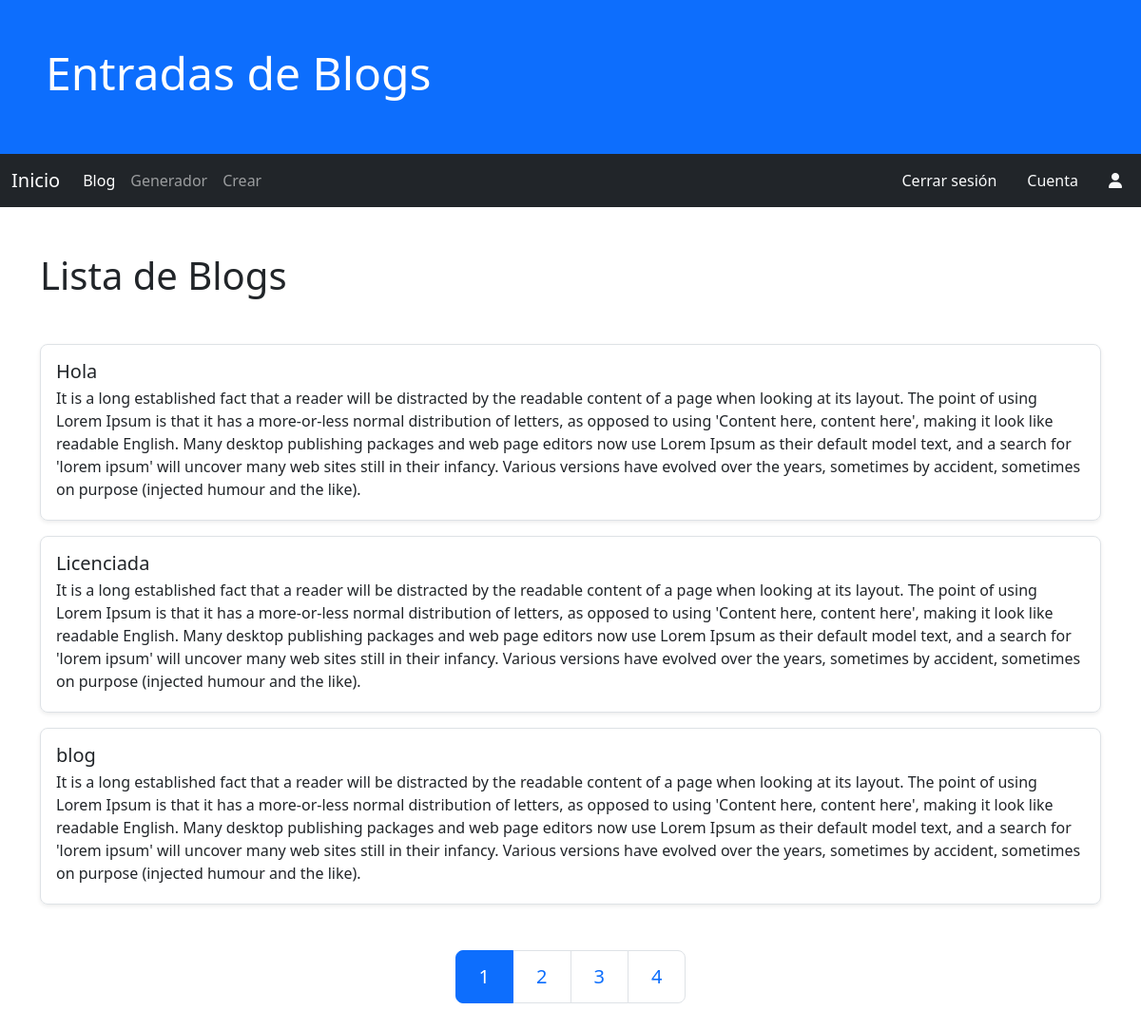
The page /blog/ on the database as committed earlier.
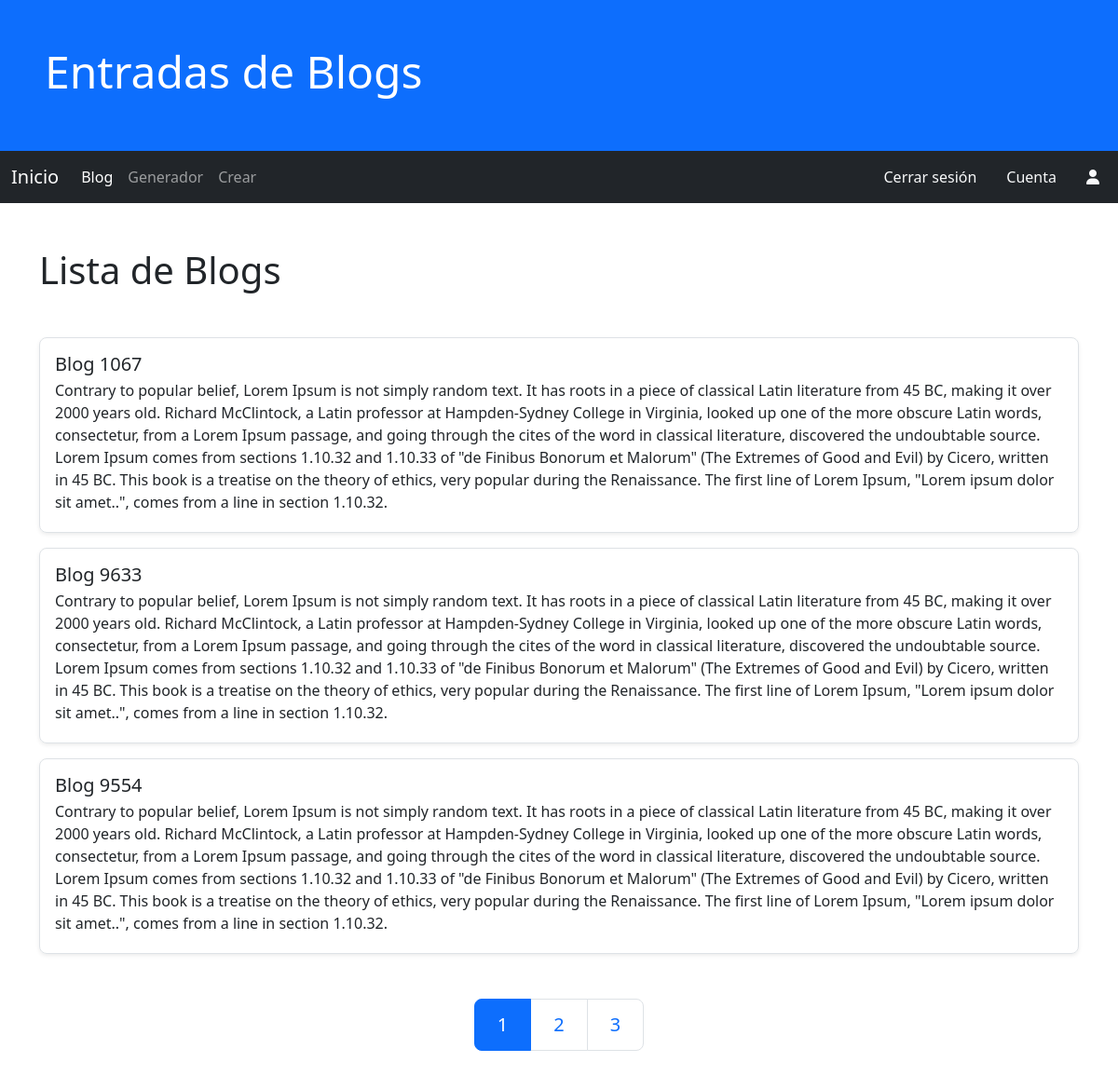
The same page on the database as committed later.
### blog/models.py (models this page shows, shortened)
class EntradaBlog(models.Model):
    titulo =models.CharField(max_length=32, null=False, verbose_name="titulo")
    contenido = models.TextField(verbose_name='Contenido')
    fecha_creacion = models.DateTimeField(auto_now_add=True, verbose_name="fecha creacion")
    fecha_actualizacion = models.DateTimeField(auto_now=True, verbose_name="fecha actualizacion")
    class Meta:
        verbose_name = "Entrada de blog"
        verbose_name_plural = "Entradas de blog"
        ordering = ['fecha_creacion']

### blog/views.py (the view)
# urls.py: path('', BlogHome.as_view(), name='home'),
class BlogHome(ListView):
    model = EntradaBlog
    template_name = 'blog/home.html'
    paginate_by = 3

### blog/templates/blog/home.html (shortened to what this page needs)
{% extends 'blog/base.html' %}
{% block contenido %}
<div class="container my-5">
    <h1 class="display-6">Lista de Blogs</h1>
</div>
<div class="container my-5 d-flex flex-column justify-content-end gap-3">
    {% for entradablog in entradablog_list %}
            <div class="p-3 border rounded-3 shadow-sm">
            <div>
                <a href="{% url 'blog:detalle' entradablog.id %}" class="list-group-item list-group-item-action">
                    <div class="d-flex w-100 justify-content-between">
                        <h5 class="mb-1">{{entradablog.titulo}}</h5>
                    </div>
                    <p class="mb-1">{{entradablog.contenido}}</p>
                </a>
            </div>
        </div>
    {% endfor %}
</div>
<div class="container my-5">
    <ul class="pagination pagination-lg justify-content-center my-5">
        <li class="page-item {% if not page_obj.has_previous %}active{% endif %}">
            <a class="page-link" href="?{{param_get}}&page=1">1</a>
        </li>
        {% if page_obj.paginator.num_pages >= 3 %}
        <li class="page-item">
            {% if page_obj.number <= 3 or page_obj.paginator.num_pages < 5 %}
                <a class="page-link {% if page_obj.number == 2 %}active{% endif %}" href="?{{param_get}}&page=2">2</a>
            {% elif page_obj.number >= page_obj.paginator.num_pages|add:-2 %}
                {% with pag_num=page_obj.paginator.num_pages|add:-3 %}
                <a class="page-link {% if page_obj.number == pag_num %}active{% endif %}" href="?{{param_get}}&page={{pag_num}}">{{pag_num}}</a>
                {% endwith %}
            {% else %}
                {% with pag_num=page_obj.previous_page_number %}
                <a class="page-link {% if page_obj.number == pag_num %}active{% endif %}" href="?{{param_get}}&page={{pag_num}}">{{pag_num}}</a>
                {% endwith %}
            {% endif %}
        </li>
        {% endif %}
        {% if page_obj.paginator.num_pages >= 4 %}
        <li class="page-item">
            {% if page_obj.number <= 3 or page_obj.paginator.num_pages < 5 %}
                <a class="page-link {% if page_obj.number == 3 %}active{% endif %}" href="?{{param_get}}&page=3">3</a>
            {% elif page_obj.number >= page_obj.paginator.num_pages|add:-2 %}
                {% with pag_num=page_obj.paginator.num_pages|add:-2 %}
                <a class="page-link {% if page_obj.number == pag_num %}active{% endif %}" href="?{{param_get}}&page={{pag_num}}">{{pag_num}}</a>
                {% endwith %}
            {% else %}
                {% with pag_num=page_obj.number %}
                <a class="page-link {% if page_obj.number == pag_num %}active{% endif %}" href="?{{param_get}}&page={{pag_num}}">{{pag_num}}</a>
                {% endwith %}
            {% endif %}
        </li>
        {% endif %}
        {% if page_obj.paginator.num_pages >= 2 %}
        <li class="page-item {% if not page_obj.has_next %}active{% endif %}">
            <a class="page-link" href="?{{param_get}}&page={{page_obj.paginator.num_pages}}">{{page_obj.paginator.num_pages}}</a>
        </li>
        {% endif %}
    </ul>
</div>
{% endblock %}

Rows that differ between the two databases and show on the page:
removed EntradaBlog: titulo "Hola", contenido "It is a long established fact that a reader will be distracted by the readable content of a page when looking at its layout. The point of using Lorem Ipsum is that it has a more-or-less normal distribution of letters, as opposed to using 'Content here, content here', making it look like readable English. Many desktop publishing packages and web page editors now use Lorem Ipsum as their default model text, and a search for 'lorem ipsum' will uncover many web sites still in their infancy. Various versions have evolved over the years, sometimes by accident, sometimes on purpose (injected humour and the like)."
removed EntradaBlog: titulo "Licenciada", contenido "It is a long established fact that a reader will be distracted by the readable content of a page when looking at its layout. The point of using Lorem Ipsum is that it has a more-or-less normal distribution of letters, as opposed to using 'Content here, content here', making it look like readable English. Many desktop publishing packages and web page editors now use Lorem Ipsum as their default model text, and a search for 'lorem ipsum' will uncover many web sites still in their infancy. Various versions have evolved over the years, sometimes by accident, sometimes on purpose (injected humour and the like)."
removed EntradaBlog: titulo "blog", contenido "It is a long established fact that a reader will be distracted by the readable content of a page when looking at its layout. The point of using Lorem Ipsum is that it has a more-or-less normal distribution of letters, as opposed to using 'Content here, content here', making it look like readable English. Many desktop publishing packages and web page editors now use Lorem Ipsum as their default model text, and a search for 'lorem ipsum' will uncover many web sites still in their infancy. Various versions have evolved over the years, sometimes by accident, sometimes on purpose (injected humour and the like)."
now on this page (row unchanged): EntradaBlog: titulo "Blog 1067", contenido "Contrary to popular belief, Lorem Ipsum is not simply random text. It has roots in a piece of classical Latin literature from 45 BC, making it over 2000 years old. Richard McClintock, a Latin professor at Hampden-Sydney College in Virginia, looked up one of the more obscure Latin words, consectetur, from a Lorem Ipsum passage, and going through the cites of the word in classical literature, discovered the undoubtable source. Lorem Ipsum comes from sections 1.10.32 and 1.10.33 of \"de Finibus Bonorum et Malorum\" (The Extremes of Good and Evil) by Cicero, written in 45 BC. This book is a treatise on the theory of ethics, very popular during the Renaissance. The first line of Lorem Ipsum,…"
now on this page (row unchanged): EntradaBlog: titulo "Blog 9633", contenido "Contrary to popular belief, Lorem Ipsum is not simply random text. It has roots in a piece of classical Latin literature from 45 BC, making it over 2000 years old. Richard McClintock, a Latin professor at Hampden-Sydney College in Virginia, looked up one of the more obscure Latin words, consectetur, from a Lorem Ipsum passage, and going through the cites of the word in classical literature, discovered the undoubtable source. Lorem Ipsum comes from sections 1.10.32 and 1.10.33 of \"de Finibus Bonorum et Malorum\" (The Extremes of Good and Evil) by Cicero, written in 45 BC. This book is a treatise on the theory of ethics, very popular during the Renaissance. The first line of Lorem Ipsum,…"
now on this page (row unchanged): EntradaBlog: titulo "Blog 9554", contenido "Contrary to popular belief, Lorem Ipsum is not simply random text. It has roots in a piece of classical Latin literature from 45 BC, making it over 2000 years old. Richard McClintock, a Latin professor at Hampden-Sydney College in Virginia, looked up one of the more obscure Latin words, consectetur, from a Lorem Ipsum passage, and going through the cites of the word in classical literature, discovered the undoubtable source. Lorem Ipsum comes from sections 1.10.32 and 1.10.33 of \"de Finibus Bonorum et Malorum\" (The Extremes of Good and Evil) by Cicero, written in 45 BC. This book is a treatise on the theory of ethics, very popular during the Renaissance. The first line of Lorem Ipsum,…"
Other text that changed with them:
{{ page_obj.paginator.num_pages }}: "4" → "3"
text no longer shown: "3"
